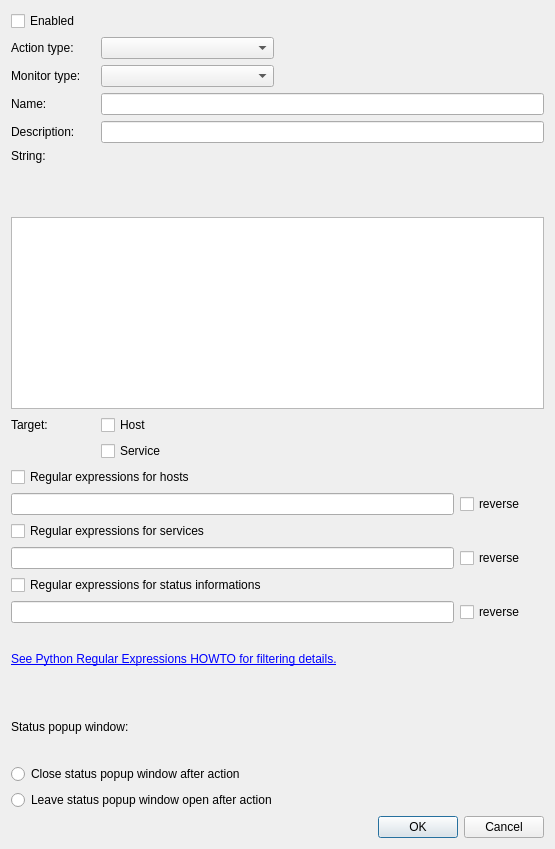
<?xml version="1.0" encoding="UTF-8"?>
<ui version="4.0">
 <class>settings_action</class>
 <widget class="QDialog" name="settings_action">
  <property name="geometry">
   <rect>
    <x>0</x>
    <y>0</y>
    <width>555</width>
    <height>849</height>
   </rect>
  </property>
  <property name="sizePolicy">
   <sizepolicy hsizetype="Minimum" vsizetype="Preferred">
    <horstretch>0</horstretch>
    <verstretch>0</verstretch>
   </sizepolicy>
  </property>
  <property name="windowTitle">
   <string>Dialog</string>
  </property>
  <property name="modal">
   <bool>true</bool>
  </property>
  <layout class="QGridLayout" name="gridLayout">
   <item row="3" column="0">
    <widget class="QLabel" name="label_monitor_type">
     <property name="sizePolicy">
      <sizepolicy hsizetype="Minimum" vsizetype="Preferred">
       <horstretch>0</horstretch>
       <verstretch>0</verstretch>
      </sizepolicy>
     </property>
     <property name="text">
      <string>Monitor type:</string>
     </property>
    </widget>
   </item>
   <item row="5" column="0">
    <widget class="QLabel" name="label_description">
     <property name="sizePolicy">
      <sizepolicy hsizetype="Minimum" vsizetype="Preferred">
       <horstretch>0</horstretch>
       <verstretch>0</verstretch>
      </sizepolicy>
     </property>
     <property name="text">
      <string>Description:</string>
     </property>
    </widget>
   </item>
   <item row="1" column="0">
    <widget class="QLabel" name="label_action_type">
     <property name="sizePolicy">
      <sizepolicy hsizetype="Minimum" vsizetype="Preferred">
       <horstretch>0</horstretch>
       <verstretch>0</verstretch>
      </sizepolicy>
     </property>
     <property name="text">
      <string>Action type:</string>
     </property>
    </widget>
   </item>
   <item row="4" column="0">
    <widget class="QLabel" name="label_name">
     <property name="sizePolicy">
      <sizepolicy hsizetype="Minimum" vsizetype="Preferred">
       <horstretch>0</horstretch>
       <verstretch>0</verstretch>
      </sizepolicy>
     </property>
     <property name="text">
      <string>Name:</string>
     </property>
    </widget>
   </item>
   <item row="13" column="0">
    <widget class="QLabel" name="label_target">
     <property name="sizePolicy">
      <sizepolicy hsizetype="Minimum" vsizetype="Preferred">
       <horstretch>0</horstretch>
       <verstretch>0</verstretch>
      </sizepolicy>
     </property>
     <property name="text">
      <string>Target:</string>
     </property>
    </widget>
   </item>
   <item row="23" column="0" colspan="3">
    <widget class="QCheckBox" name="input_checkbox_re_service_enabled">
     <property name="text">
      <string>Regular expressions for services</string>
     </property>
    </widget>
   </item>
   <item row="31" column="0" colspan="6">
    <widget class="QRadioButton" name="input_radiobutton_close_popwin">
     <property name="text">
      <string>Close status popup window after action</string>
     </property>
    </widget>
   </item>
   <item row="32" column="0" colspan="6">
    <widget class="QRadioButton" name="input_radiobutton_leave_popwin_open">
     <property name="text">
      <string>Leave status popup window open after action</string>
     </property>
    </widget>
   </item>
   <item row="25" column="0" colspan="3">
    <widget class="QCheckBox" name="input_checkbox_re_status_information_enabled">
     <property name="text">
      <string>Regular expressions for status informations</string>
     </property>
    </widget>
   </item>
   <item row="21" column="0" colspan="4">
    <widget class="QCheckBox" name="input_checkbox_re_host_enabled">
     <property name="text">
      <string>Regular expressions for hosts</string>
     </property>
    </widget>
   </item>
   <item row="26" column="0" colspan="5">
    <widget class="QLineEdit" name="input_lineedit_re_status_information_pattern"/>
   </item>
   <item row="22" column="0" colspan="5">
    <widget class="QLineEdit" name="input_lineedit_re_host_pattern"/>
   </item>
   <item row="22" column="5">
    <widget class="QCheckBox" name="input_checkbox_re_host_reverse">
     <property name="text">
      <string>reverse</string>
     </property>
    </widget>
   </item>
   <item row="24" column="5">
    <widget class="QCheckBox" name="input_checkbox_re_service_reverse">
     <property name="text">
      <string>reverse</string>
     </property>
    </widget>
   </item>
   <item row="24" column="0" colspan="5">
    <widget class="QLineEdit" name="input_lineedit_re_service_pattern"/>
   </item>
   <item row="26" column="5">
    <widget class="QCheckBox" name="input_checkbox_re_status_information_reverse">
     <property name="text">
      <string>reverse</string>
     </property>
    </widget>
   </item>
   <item row="27" column="0" colspan="4">
    <widget class="QLabel" name="label_python_re">
     <property name="text">
      <string>&lt;a href=http://docs.python.org/howto/regex.html&gt;See Python Regular Expressions HOWTO for filtering details.&lt;/a&gt;</string>
     </property>
    </widget>
   </item>
   <item row="6" column="0">
    <widget class="QLabel" name="label_string">
     <property name="sizePolicy">
      <sizepolicy hsizetype="Minimum" vsizetype="Preferred">
       <horstretch>0</horstretch>
       <verstretch>0</verstretch>
      </sizepolicy>
     </property>
     <property name="text">
      <string>String:</string>
     </property>
     <property name="alignment">
      <set>Qt::AlignLeading|Qt::AlignLeft|Qt::AlignTop</set>
     </property>
    </widget>
   </item>
   <item row="29" column="0" colspan="4">
    <widget class="QLabel" name="label_status_popup">
     <property name="text">
      <string>Status popup window:</string>
     </property>
    </widget>
   </item>
   <item row="0" column="0" colspan="5">
    <widget class="QCheckBox" name="input_checkbox_enabled">
     <property name="text">
      <string>Enabled</string>
     </property>
    </widget>
   </item>
   <item row="33" column="0" colspan="6">
    <widget class="QDialogButtonBox" name="button_box">
     <property name="orientation">
      <enum>Qt::Horizontal</enum>
     </property>
     <property name="standardButtons">
      <set>QDialogButtonBox::Cancel|QDialogButtonBox::Ok</set>
     </property>
    </widget>
   </item>
   <item row="14" column="1">
    <widget class="QCheckBox" name="input_checkbox_filter_target_service">
     <property name="text">
      <string>Service</string>
     </property>
    </widget>
   </item>
   <item row="5" column="1" colspan="5">
    <widget class="QLineEdit" name="input_lineedit_description"/>
   </item>
   <item row="4" column="1" colspan="5">
    <widget class="QLineEdit" name="input_lineedit_name"/>
   </item>
   <item row="3" column="1" colspan="2">
    <widget class="QComboBox" name="input_combobox_monitor_type"/>
   </item>
   <item row="1" column="1" colspan="2">
    <widget class="QComboBox" name="input_combobox_type">
     <property name="toolTip">
      <string>Available action types:

Browser:
Use given string as URL, evaluate variables and open it in your default browser, for example a graph page in monitor.

Command:
Execute command as given in string and evaluate variables, for example to open SSH connection.

URL:
Request given URL string in the background, for example to acknowledge a service with one click.
</string>
     </property>
    </widget>
   </item>
   <item row="13" column="1">
    <widget class="QCheckBox" name="input_checkbox_filter_target_host">
     <property name="text">
      <string>Host</string>
     </property>
    </widget>
   </item>
   <item row="7" column="0" rowspan="3" colspan="6">
    <widget class="QTextEdit" name="input_textedit_string">
     <property name="sizePolicy">
      <sizepolicy hsizetype="MinimumExpanding" vsizetype="MinimumExpanding">
       <horstretch>0</horstretch>
       <verstretch>0</verstretch>
      </sizepolicy>
     </property>
     <property name="toolTip">
      <string>Available variables for action strings:

$HOST$ - host as in monitor
$SERVICE$ - service as in monitor
$MONITOR$ - monitor address
$MONITOR-CGI$ - monitor CGI address
$ADDRESS$ - address of host, delivered from connection method
$USERNAME$ - username on monitor
$STATUS-INFO$ - status information for host or service
$PASSWORD$ - username's password on monitor
$COMMENT-ACK$ - default acknowledge comment
$COMMENT-DOWN$ - default downtime comment
$COMMENT-SUBMIT$ - default submit check result comment

$TRANSID$ - only useful for Check_MK as _transid=$TRANSID$</string>
     </property>
    </widget>
   </item>
  </layout>
 </widget>
 <tabstops>
  <tabstop>input_checkbox_enabled</tabstop>
  <tabstop>input_combobox_type</tabstop>
  <tabstop>input_combobox_monitor_type</tabstop>
  <tabstop>input_lineedit_name</tabstop>
  <tabstop>input_lineedit_description</tabstop>
  <tabstop>input_textedit_string</tabstop>
  <tabstop>input_checkbox_filter_target_host</tabstop>
  <tabstop>input_checkbox_filter_target_service</tabstop>
  <tabstop>input_checkbox_re_host_enabled</tabstop>
  <tabstop>input_lineedit_re_host_pattern</tabstop>
  <tabstop>input_checkbox_re_host_reverse</tabstop>
  <tabstop>input_checkbox_re_service_enabled</tabstop>
  <tabstop>input_lineedit_re_service_pattern</tabstop>
  <tabstop>input_checkbox_re_service_reverse</tabstop>
  <tabstop>input_checkbox_re_status_information_enabled</tabstop>
  <tabstop>input_lineedit_re_status_information_pattern</tabstop>
  <tabstop>input_checkbox_re_status_information_reverse</tabstop>
  <tabstop>input_radiobutton_close_popwin</tabstop>
  <tabstop>input_radiobutton_leave_popwin_open</tabstop>
 </tabstops>
 <resources/>
 <connections>
  <connection>
   <sender>button_box</sender>
   <signal>accepted()</signal>
   <receiver>settings_action</receiver>
   <slot>accept()</slot>
   <hints>
    <hint type="sourcelabel">
     <x>248</x>
     <y>254</y>
    </hint>
    <hint type="destinationlabel">
     <x>157</x>
     <y>274</y>
    </hint>
   </hints>
  </connection>
  <connection>
   <sender>button_box</sender>
   <signal>rejected()</signal>
   <receiver>settings_action</receiver>
   <slot>reject()</slot>
   <hints>
    <hint type="sourcelabel">
     <x>316</x>
     <y>260</y>
    </hint>
    <hint type="destinationlabel">
     <x>286</x>
     <y>274</y>
    </hint>
   </hints>
  </connection>
 </connections>
</ui>
